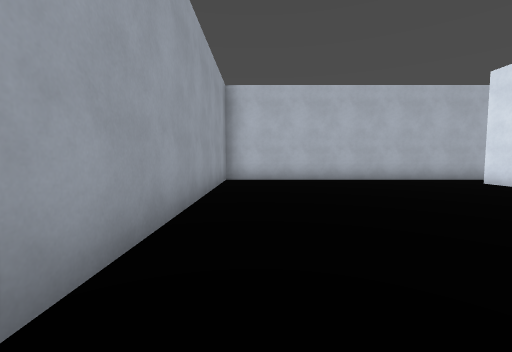
View 1 (above)

19 first-person views from a walk through a 3-D level made in the Godot game engine. The camera is 1.4 m above the floor, tilts 4° down and sees 90° across. The floor is counted in squares, 2 m on a side. Each view is taken from the middle of a square. On the plan, view 1 faces up. The plan holds only what a view shows up to about 9 squares ahead; the rest is blank. Surface patterns are stand-ins for the level's own textures.

View 2
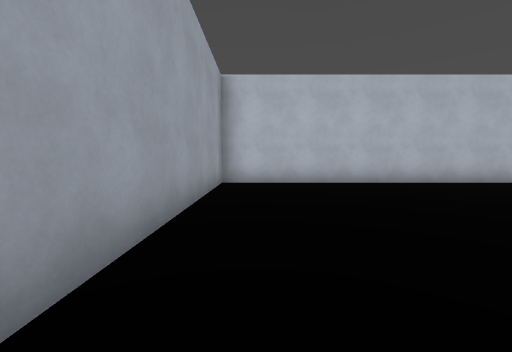

View 3
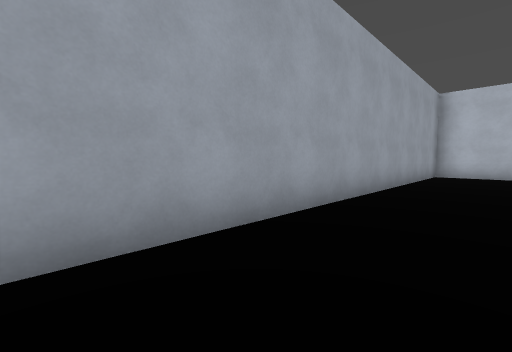

View 4
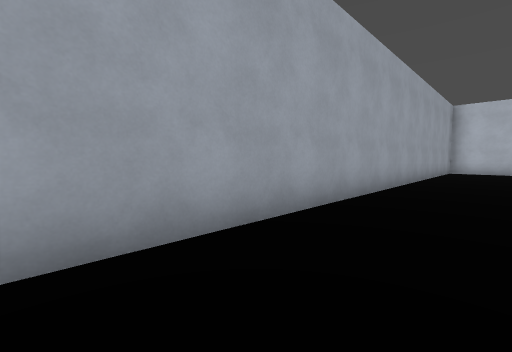

View 5
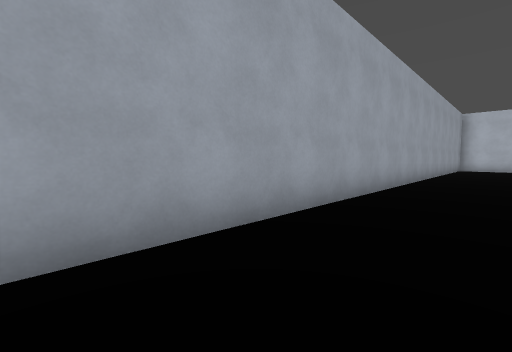

View 6
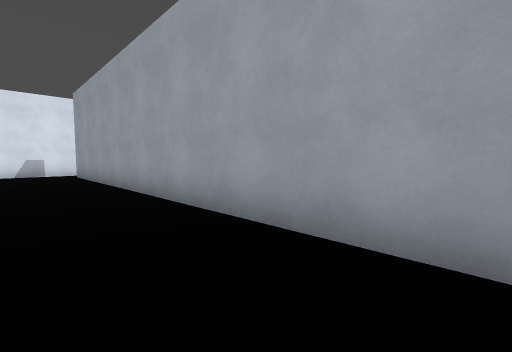

View 7
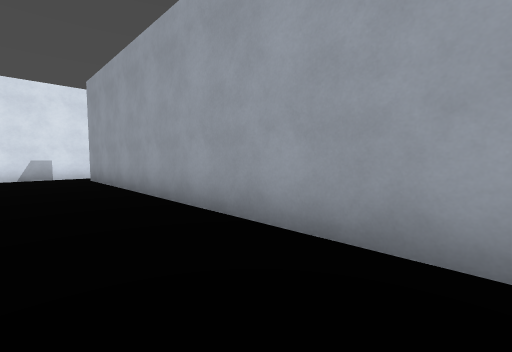

View 8
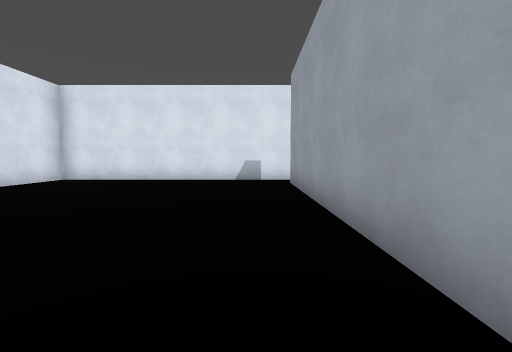

View 9
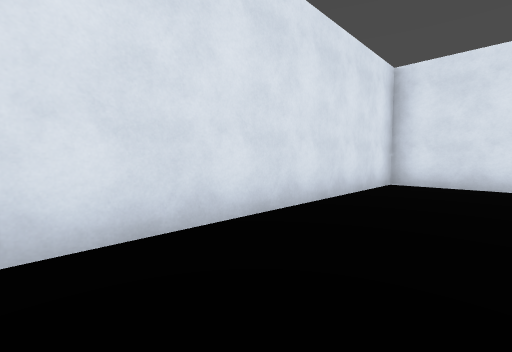

View 10
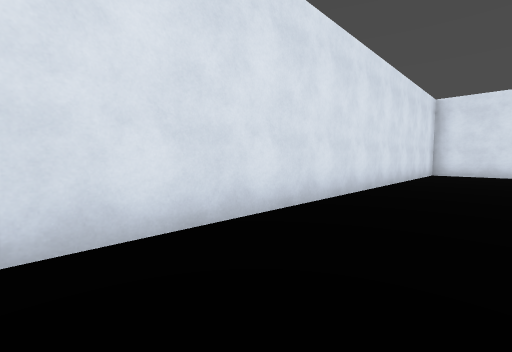

View 11
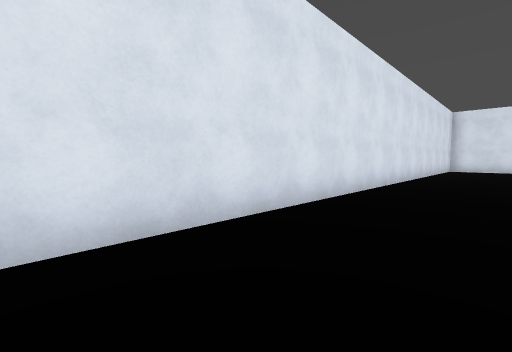

View 12
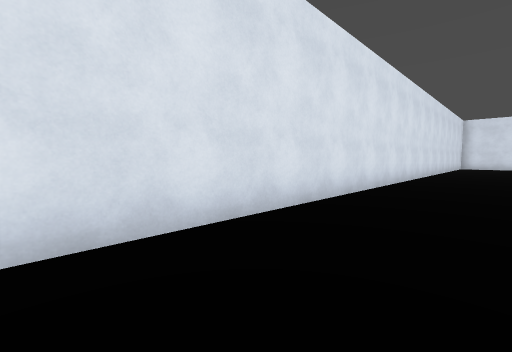

View 13
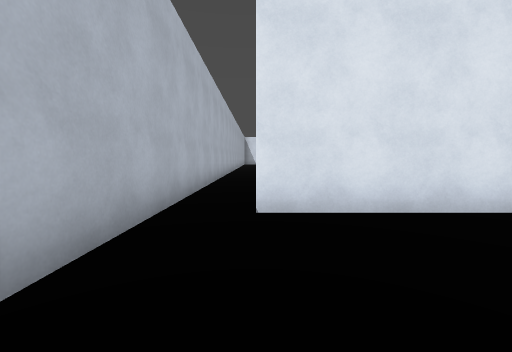

View 14
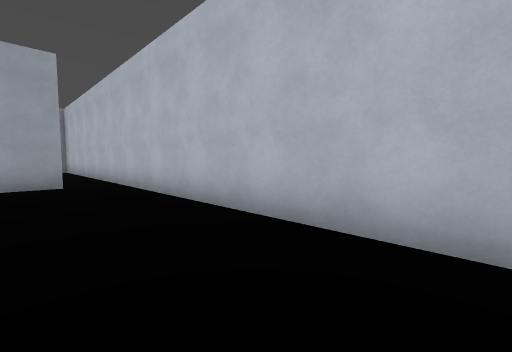

View 15
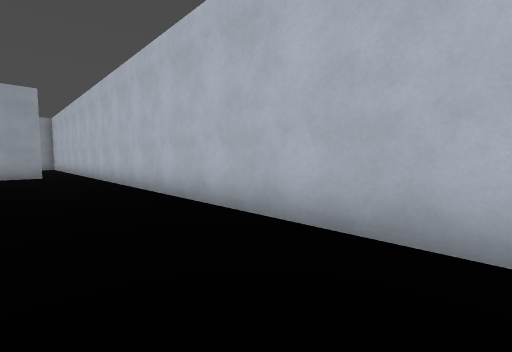

View 16
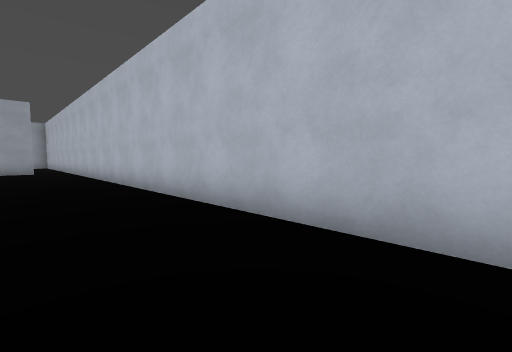

View 17
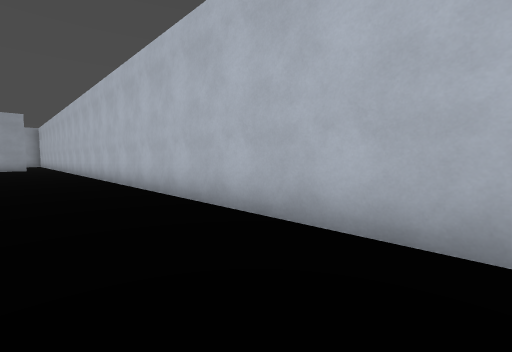

View 18
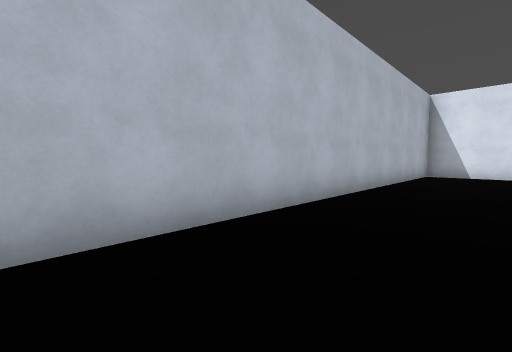

View 19
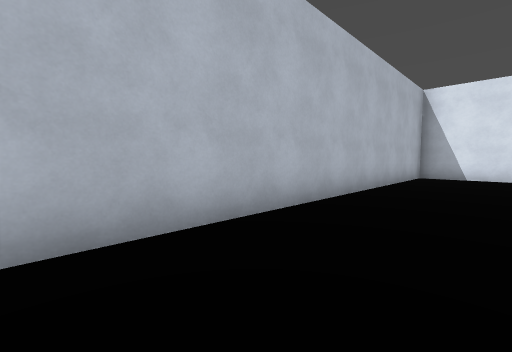

### Floor plan
Points are (right, up) in squares from view 1. A wall is a line through its corners. A room is listed if a view was taken in it or the views show most of it. See-through windows are left out.
Room 1 (views 1, 2, 3, 4, 5, 6, 7, 8, 9, 10, 11, 12, 13)
walls: (-1.2, -16.3) (6.2, -16.3) (6.2, 7); (7.4, 8.3) (-1, 8.3) (-1, -15.2)
Room 2 (views 14, 15, 16, 17, 18, 19)
walls: (31.3, 6) (31.3, 8.3) (7.4, 8.3); (6.8, 7.1) (6.8, 5.9)

Where each view was taken, in squares from view 1:
view 1: 0 up, 0 right, facing up
view 2: 1 up, 0 right, facing up
view 3: 3 down, 1 right, facing up-left
view 4: 6 down, 1 right, facing up-left
view 5: 9 down, 1 right, facing up-left
view 6: 4 down, 1 right, facing down-left
view 7: 6 down, 1 right, facing down-left
view 8: 8 down, 0 right, facing down
view 9: 9 down, 4 right, facing down-right
view 10: 4 down, 4 right, facing down-right
view 11: 0 up, 4 right, facing down-right
view 12: 4 up, 4 right, facing down-right
view 13: 7 up, 3 right, facing right
view 14: 6 up, 14 right, facing up-left
view 15: 6 up, 18 right, facing up-left
view 16: 6 up, 21 right, facing up-left
view 17: 6 up, 25 right, facing up-left
view 18: 6 up, 20 right, facing up-right
view 19: 6 up, 21 right, facing up-right
